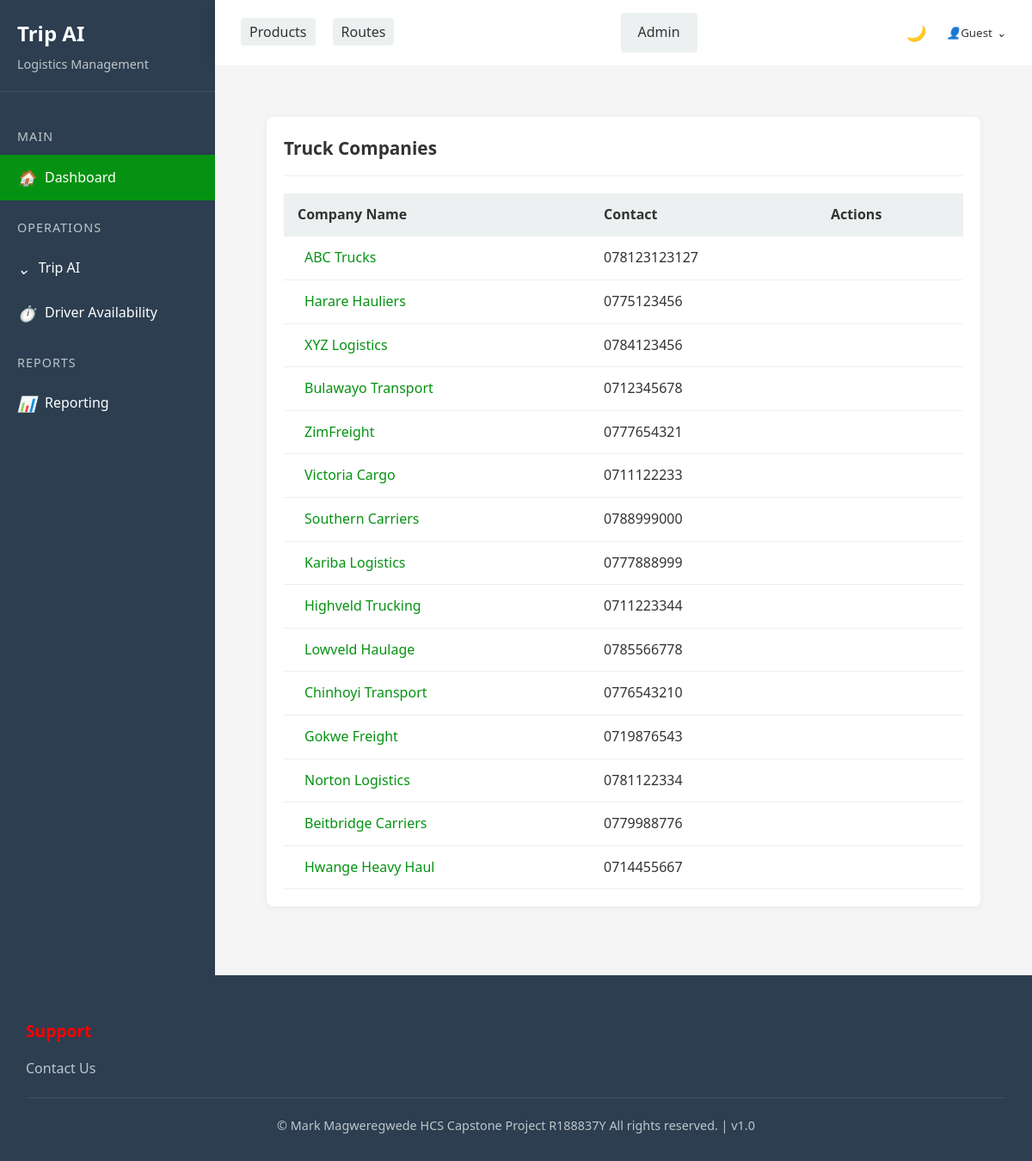
Page /app/truckcompany/ on the committed database.
### triplog/models.py (models this page shows, shortened)
class TruckCompany(models.Model):
    name = models.CharField(max_length=255)
    contact = models.CharField(max_length=20)
    email = models.CharField(max_length=30)
    address = models.CharField(max_length=255)
    def get_absolute_url(self):
        return reverse("truckcompany_detail", kwargs={"pk": self.pk})

### triplog/views.py (the view)
# urls.py: path("truckcompany/", TruckCompanyListView.as_view(), name="truckcompany_list"),
class TruckCompanyListView(ListView):
    model = TruckCompany
    template_name = "truckCompany/truckcompany_list.html"

### templates/truckCompany/truckcompany_list.html (shortened to what this page needs)
{% extends 'base.html' %}
{% block content %}
<div class="content-area">
    <div class="card">
        <div class="card-header">
            <h2> Truck Companies</h2>
        </div>
        <div class="card-body">
            <div class="table-responsive">
                <table class="company-table">
                    <thead>
                        <tr>
                            <th>Company Name</th>
                            <th>Contact</th>
                            <th class="actions">Actions</th>
                        </tr>
                    </thead>
                    <tbody>
                        {% for truckcompany in truckcompany_list %}
                        <tr>
                            <td>
                                <a href="{{ truckcompany.get_absolute_url }}" class="company-link">
                                     {{ truckcompany.name }}
                                </a>
                            </td>
                            <td>{{ truckcompany.contact }}</td>
                            <td class="actions">
                            </td>
                        </tr>
                        {% endfor %}
                    </tbody>
                </table>
            </div>
        </div>
    </div>
</div>
{% endblock %}

### static/css/style.css (style rules this page uses)
:root { --primary-color: rgb(5, 146, 18); --secondary-color: rgb(6, 208, 1); --accent-color: rgb(155, 236, 0); --highlight-color: rgb(252, 0, 0); --dark-color: #2c3e50; --light-color: #ecf0f1; --text-color: #333; --bg-color: #f5f5f5; --card-bg: white; --footer-bg: var(--dark-color); --footer-text: white; }
* { margin: 0; padding: 0; box-sizing: border-box; font-family: 'Segoe UI', Tahoma, Geneva, Verdana, sans-serif; }
body { background-color: var(--bg-color); color: var(--text-color); line-height: 1.6; display: flex; flex-direction: column; min-height: 100vh; transition: background-color 0.3s, color 0.3s; }
a { text-decoration: none; color: inherit; }
.content-area { flex: 1; padding: 30px; background-color: var(--bg-color); transition: background-color 0.3s; }
.card { background-color: var(--card-bg); border-radius: 8px; box-shadow: 0 2px 10px rgba(0, 0, 0, 0.05); padding: 20px; margin-bottom: 20px; transition: background-color 0.3s, box-shadow 0.3s; }
.card-header { display: flex; justify-content: space-between; align-items: center; margin-bottom: 20px; padding-bottom: 15px; border-bottom: 1px solid var(--light-color); }
.card-header h2 { font-size: 1.3rem; color: var(--text-color); }
table { width: 100%; border-collapse: collapse; }
th, td { padding: 12px 15px; text-align: left; border-bottom: 1px solid var(--light-color); }
th { background-color: var(--light-color); font-weight: 600; }

### templates/truckCompany/truckcompany_list.html (style rules this page uses)
.company-table { width: 100%; border-collapse: collapse; }
.company-table th { background-color: var(--light-color); padding: 0.75rem 1rem; text-align: left; font-weight: 600; }
.company-table td { padding: 0.75rem 1rem; border-bottom: 1px solid var(--light-color); vertical-align: middle; }
.company-link { color: var(--primary-color); text-decoration: none; display: flex; align-items: center; gap: 0.5rem; }
.actions { white-space: nowrap; }
.card-header { display: flex; justify-content: space-between; align-items: center; }

### rows in the picture
TruckCompany: name "ABC Trucks", contact "078123123127"
TruckCompany: name "Harare Hauliers", contact "0775123456"
TruckCompany: name "XYZ Logistics", contact "0784123456"
TruckCompany: name "Bulawayo Transport", contact "0712345678"
TruckCompany: name "ZimFreight", contact "0777654321"
TruckCompany: name "Victoria Cargo", contact "0711122233"
TruckCompany: name "Southern Carriers", contact "0788999000"
TruckCompany: name "Kariba Logistics", contact "0777888999"
TruckCompany: name "Highveld Trucking", contact "0711223344"
TruckCompany: name "Lowveld Haulage", contact "0785566778"
TruckCompany: name "Chinhoyi Transport", contact "0776543210"
TruckCompany: name "Gokwe Freight", contact "0719876543"
TruckCompany: name "Norton Logistics", contact "0781122334"
TruckCompany: name "Beitbridge Carriers", contact "0779988776"
TruckCompany: name "Hwange Heavy Haul", contact "0714455667"
